Frame 1 (no input): blank canvas, image omitted
Frame 60 (the mouse pressed at the canvas centre just before this capture): blank canvas, image omitted
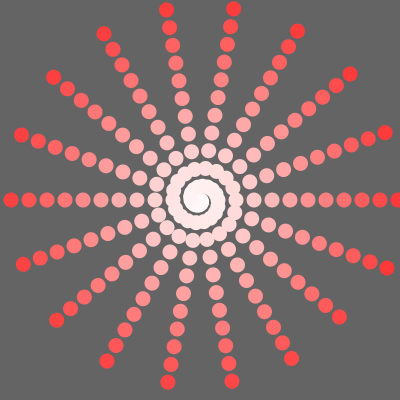
Frame 120 (the mouse held since frame 60 and released just before this capture)

The Processing sketch whose frames 1 and 60 were blank and that drew this single picture after the mouse press (run headless with seeded random() and noise(); from frame 60 on, the mouse is pressed at the canvas centre):

// Processing sketch: _05loop
// ── _05loop.pde
void setup(){
  size(400,400);
}

void draw(){
  background(100);
  noStroke();
  for(int i = 0; i<mouseX; i++){
    fill(255,255-i,255-i);
    ellipse(width/2+i*cos(radians(i*mouseY/10)),height/2+i*sin(radians(i*mouseY/10)),15,15);
  }
}
